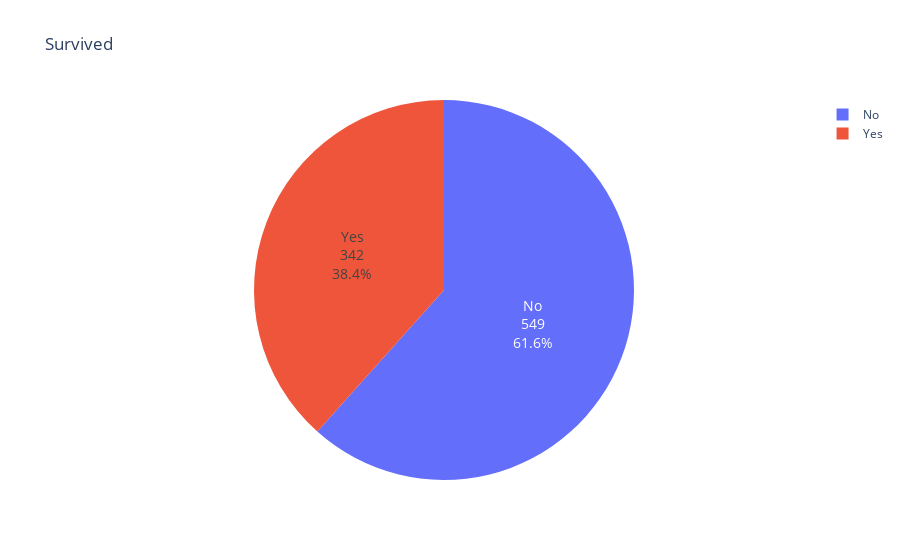

The notebook cell this image was saved under:
### Code cell
survived_counts = df['Survived'].value_counts().reset_index()
survived_counts.columns = ['Survived', 'Count']
fig = px.pie(survived_counts, values='Count', names=['No', 'Yes'], title='Survived', labels={'Count': 'Count'}, color = ['No', 'Yes'])
fig.update_traces(textposition='inside',  textinfo='percent+label+value')
fig.update_layout(uniformtext_minsize=14, uniformtext_mode='hide')
fig.show()

### Figure 1 — Plotly figure (JSON) as saved in the notebook; plotly's stock layout.template omitted (floating-point values rounded to 4 significant figures)
{"data": [{"customdata": [["No"], ["Yes"]], "domain": {"x": [0, 1], "y": [0, 1]}, "hovertemplate": "label=%{label}<br>Count=%{value}<br>color=%{customdata[0]}<extra></extra>", "labels": ["No", "Yes"], "legendgroup": "", "marker": {"colors": ["#636efa", "#EF553B"]}, "name": "", "showlegend": true, "textinfo": "percent+label+value", "textposition": "inside", "type": "pie", "values": [549, 342]}], "layout": {"legend": {"tracegroupgap": 0}, "title": {"text": "Survived"}, "uniformtext": {"minsize": 14, "mode": "hide"}}}
